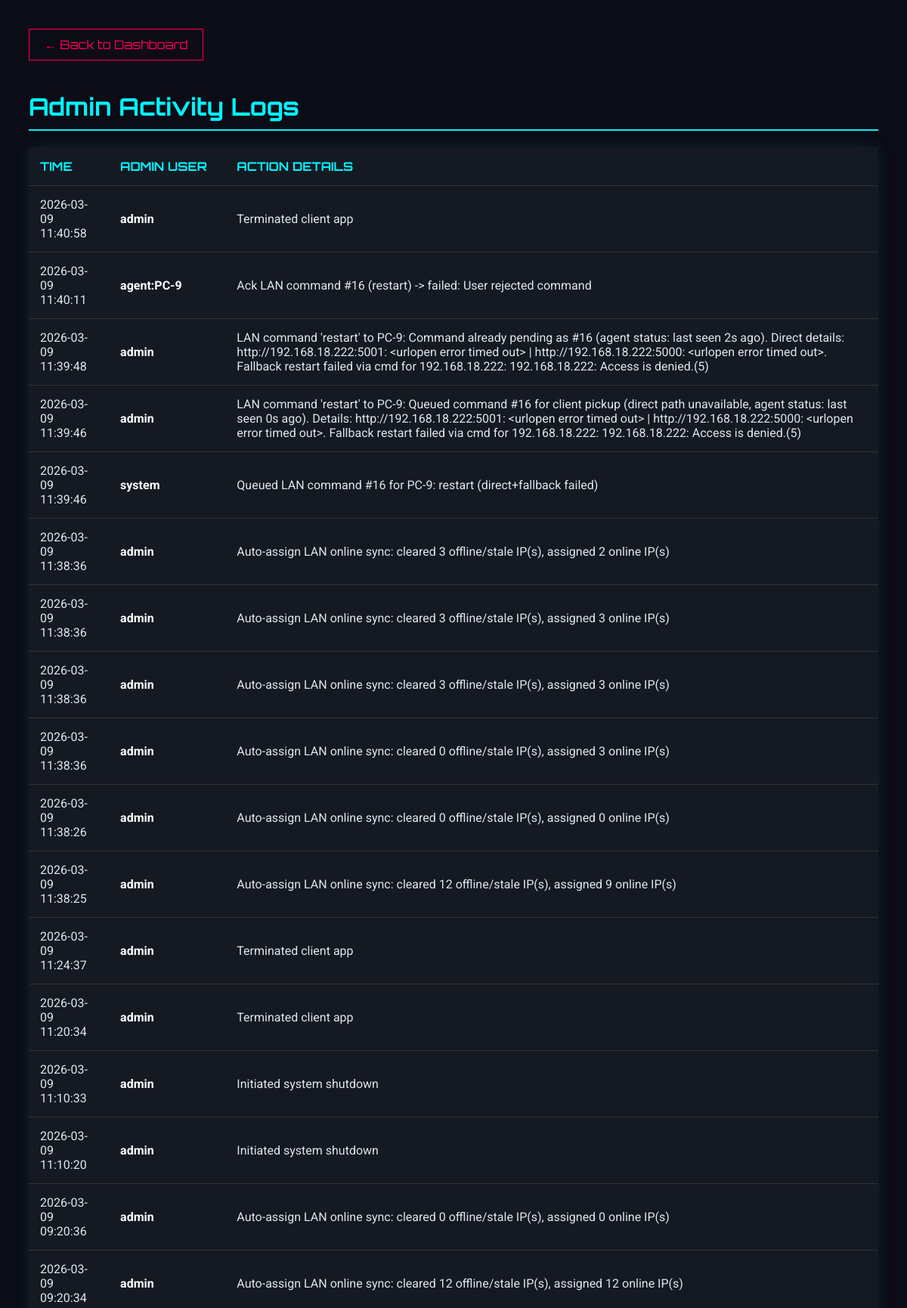
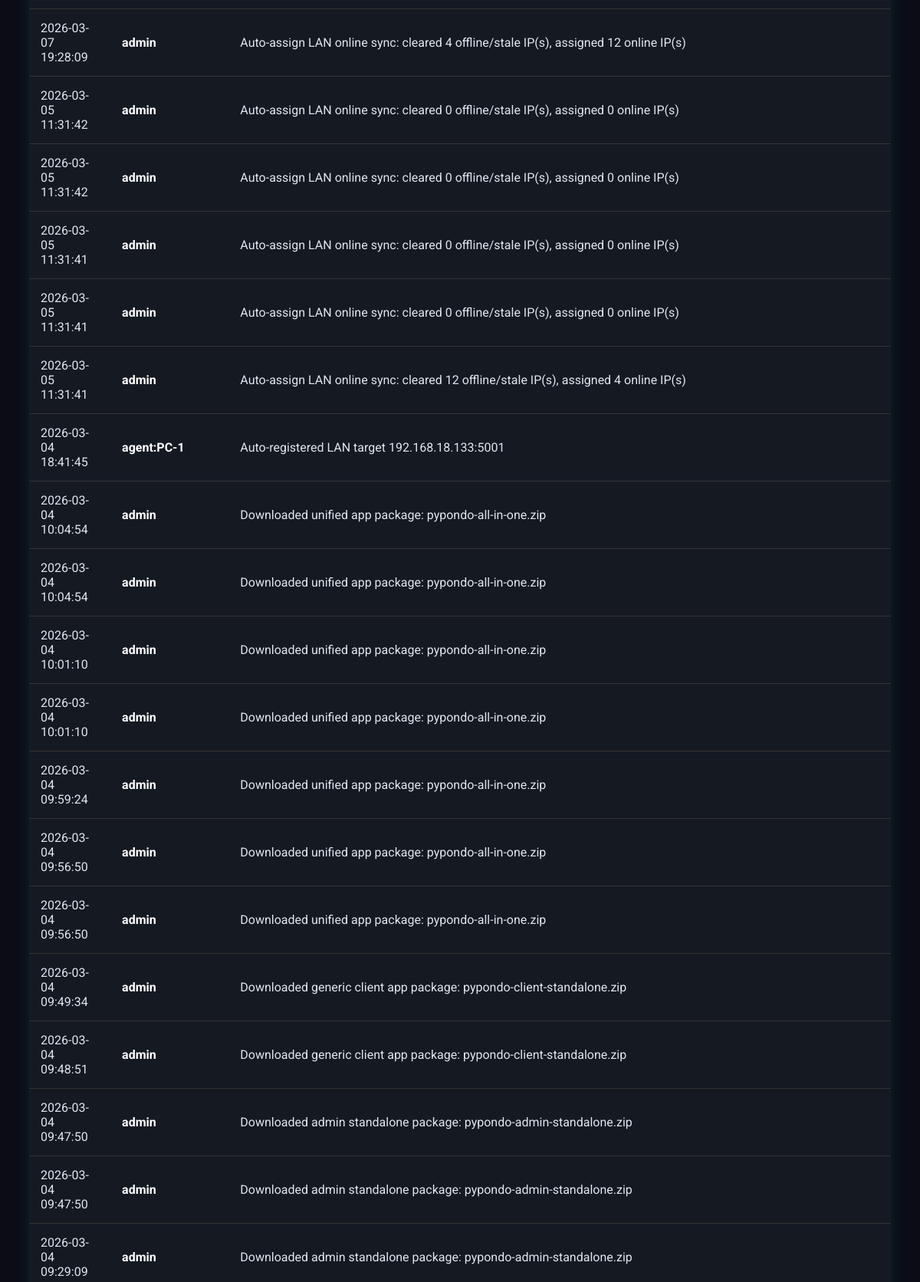
The app's page /logs (signed in, upper part) with its own data (2 pictures, top to bottom).
### app.py (models this page shows)
class AdminLog(db.Model):
    id = db.Column(db.Integer, primary_key=True)
    admin_name = db.Column(db.String(80))
    action = db.Column(db.String(255))
    timestamp = db.Column(db.DateTime, default=datetime.now)

### app.py (the view)
@app.route('/logs')
@login_required
def view_logs():
    if not current_user.is_admin: return redirect(url_for('index'))
    logs = AdminLog.query.order_by(AdminLog.timestamp.desc()).all()
    return render_template('logs.html', logs=logs)

### app.py (called while the page is built, shortened)
@login_manager.user_loader
def load_user(user_id):
    return db.session.get(User, int(user_id))

@app.before_request
def bootstrap_schema():
    if not getattr(app, "_schema_ready", False):
        db.create_all()
        ensure_pc_lan_ip_column()
        ensure_booking_date_column()
        ensure_session_last_charged_at_column()
        app._schema_ready = True

def start_periodic_billing():
    global _billing_thread_started
    if _billing_thread_started:
        return

@app.before_request
def ensure_billing_started():
    start_periodic_billing()

### templates/logs.html (shortened to what this page needs)
<!DOCTYPE html>
<html lang="en">
<head>
</head>
<body>
    <a href="/" class="back-btn">← Back to Dashboard</a>
    <h1>Admin Activity Logs</h1>
    <table>
        <thead>
            <tr>
                <th>Time</th>
                <th>Admin User</th>
                <th>Action Details</th>
            </tr>
        </thead>
        <tbody>
            {% for log in logs %}
            <tr>
                <td>{{ log.timestamp.strftime('%Y-%m-%d %H:%M:%S') }}</td>
                <td style="font-weight: bold; color: white;">{{ log.admin_name }}</td>
                <td>{{ log.action }}</td>
            </tr>
            {% else %}
            <tr>
                <td colspan="3" style="text-align:center; color:#666;">No logs found.</td>
            </tr>
            {% endfor %}
        </tbody>
    </table>
</body>
</html>

### templates/logs.html (style rules this page uses)
body { background-color: #0b0c15; color: #e0e6ed; font-family: 'Roboto', sans-serif; padding: 30px; }
h1 { font-family: 'Orbitron', sans-serif; color: #00f3ff; border-bottom: 2px solid #00f3ff; padding-bottom: 10px; }
table { width: 100%; border-collapse: collapse; background: #151922; margin-top: 20px; box-shadow: 0 0 20px rgba(0, 243, 255, 0.1); }
th, td { padding: 15px; text-align: left; border-bottom: 1px solid #333; }
th { color: #00f3ff; text-transform: uppercase; font-family: 'Orbitron', sans-serif; }
.back-btn { display: inline-block; margin-bottom: 20px; color: #ff0055; text-decoration: none; border: 1px solid #ff0055; padding: 10px 20px; font-family: 'Orbitron', sans-serif; }

### records on screen
AdminLog: timestamp "2026-03-09 11:40:58", admin_name "admin", action "Terminated client app"
AdminLog: timestamp "2026-03-09 11:40:11", admin_name "agent:PC-9", action "Ack LAN command #16 (restart) -> failed: User rejected command"
AdminLog: timestamp "2026-03-09 11:39:48", admin_name "admin", action "LAN command 'restart' to PC-9: Command already pending as #16 (agent status: last seen 2s ago). Direct details: http://192.168.18.222:5001: <urlopen error timed out> | http://192.168.18.222:5000: <urlopen error timed out>. Fallback restart failed via cmd for 192.168.18.222: 192.168.18.222: Access is denied.(5)"
AdminLog: timestamp "2026-03-09 11:39:46", admin_name "admin", action "LAN command 'restart' to PC-9: Queued command #16 for client pickup (direct path unavailable, agent status: last seen 0s ago). Details: http://192.168.18.222:5001: <urlopen error timed out> | http://192.168.18.222:5000: <urlopen error timed out>. Fallback restart failed via cmd for 192.168.18.222: 192.168.18.222: Access is denied.(5)"
AdminLog: timestamp "2026-03-09 11:39:46", admin_name "system", action "Queued LAN command #16 for PC-9: restart (direct+fallback failed)"
AdminLog: timestamp "2026-03-09 11:38:36", admin_name "admin", action "Auto-assign LAN online sync: cleared 3 offline/stale IP(s), assigned 2 online IP(s)"
AdminLog: timestamp "2026-03-09 11:38:36", admin_name "admin", action "Auto-assign LAN online sync: cleared 3 offline/stale IP(s), assigned 3 online IP(s)"
AdminLog: timestamp "2026-03-09 11:38:36", admin_name "admin", action "Auto-assign LAN online sync: cleared 3 offline/stale IP(s), assigned 3 online IP(s)"
AdminLog: timestamp "2026-03-09 11:38:36", admin_name "admin", action "Auto-assign LAN online sync: cleared 0 offline/stale IP(s), assigned 3 online IP(s)"
AdminLog: timestamp "2026-03-09 11:38:26", admin_name "admin", action "Auto-assign LAN online sync: cleared 0 offline/stale IP(s), assigned 0 online IP(s)"
AdminLog: timestamp "2026-03-09 11:38:25", admin_name "admin", action "Auto-assign LAN online sync: cleared 12 offline/stale IP(s), assigned 9 online IP(s)"
AdminLog: timestamp "2026-03-09 11:24:37", admin_name "admin", action "Terminated client app"
AdminLog: timestamp "2026-03-09 11:20:34", admin_name "admin", action "Terminated client app"
AdminLog: timestamp "2026-03-09 11:10:33", admin_name "admin", action "Initiated system shutdown"
AdminLog: timestamp "2026-03-09 11:10:20", admin_name "admin", action "Initiated system shutdown"
AdminLog: timestamp "2026-03-09 09:20:36", admin_name "admin", action "Auto-assign LAN online sync: cleared 0 offline/stale IP(s), assigned 0 online IP(s)"
AdminLog: timestamp "2026-03-09 09:20:34", admin_name "admin", action "Auto-assign LAN online sync: cleared 12 offline/stale IP(s), assigned 12 online IP(s)"
AdminLog: timestamp "2026-03-07 19:28:09", admin_name "admin", action "Auto-assign LAN online sync: cleared 4 offline/stale IP(s), assigned 12 online IP(s)"
AdminLog: timestamp "2026-03-05 11:31:42", admin_name "admin", action "Auto-assign LAN online sync: cleared 0 offline/stale IP(s), assigned 0 online IP(s)"
AdminLog: timestamp "2026-03-05 11:31:42", admin_name "admin", action "Auto-assign LAN online sync: cleared 0 offline/stale IP(s), assigned 0 online IP(s)"
AdminLog: timestamp "2026-03-05 11:31:41", admin_name "admin", action "Auto-assign LAN online sync: cleared 0 offline/stale IP(s), assigned 0 online IP(s)"
AdminLog: timestamp "2026-03-05 11:31:41", admin_name "admin", action "Auto-assign LAN online sync: cleared 0 offline/stale IP(s), assigned 0 online IP(s)"
AdminLog: timestamp "2026-03-05 11:31:41", admin_name "admin", action "Auto-assign LAN online sync: cleared 12 offline/stale IP(s), assigned 4 online IP(s)"
AdminLog: timestamp "2026-03-04 18:41:45", admin_name "agent:PC-1", action "Auto-registered LAN target 192.168.18.133:5001"
AdminLog: timestamp "2026-03-04 10:04:54", admin_name "admin", action "Downloaded unified app package: pypondo-all-in-one.zip"
AdminLog: timestamp "2026-03-04 10:04:54", admin_name "admin", action "Downloaded unified app package: pypondo-all-in-one.zip"
AdminLog: timestamp "2026-03-04 10:01:10", admin_name "admin", action "Downloaded unified app package: pypondo-all-in-one.zip"
AdminLog: timestamp "2026-03-04 10:01:10", admin_name "admin", action "Downloaded unified app package: pypondo-all-in-one.zip"
AdminLog: timestamp "2026-03-04 09:59:24", admin_name "admin", action "Downloaded unified app package: pypondo-all-in-one.zip"
AdminLog: timestamp "2026-03-04 09:56:50", admin_name "admin", action "Downloaded unified app package: pypondo-all-in-one.zip"
AdminLog: timestamp "2026-03-04 09:56:50", admin_name "admin", action "Downloaded unified app package: pypondo-all-in-one.zip"
AdminLog: timestamp "2026-03-04 09:49:34", admin_name "admin", action "Downloaded generic client app package: pypondo-client-standalone.zip"
AdminLog: timestamp "2026-03-04 09:48:51", admin_name "admin", action "Downloaded generic client app package: pypondo-client-standalone.zip"
AdminLog: timestamp "2026-03-04 09:47:50", admin_name "admin", action "Downloaded admin standalone package: pypondo-admin-standalone.zip"
AdminLog: timestamp "2026-03-04 09:47:50", admin_name "admin", action "Downloaded admin standalone package: pypondo-admin-standalone.zip"
AdminLog: timestamp "2026-03-04 09:29:09", admin_name "admin", action "Downloaded admin standalone package: pypondo-admin-standalone.zip"
